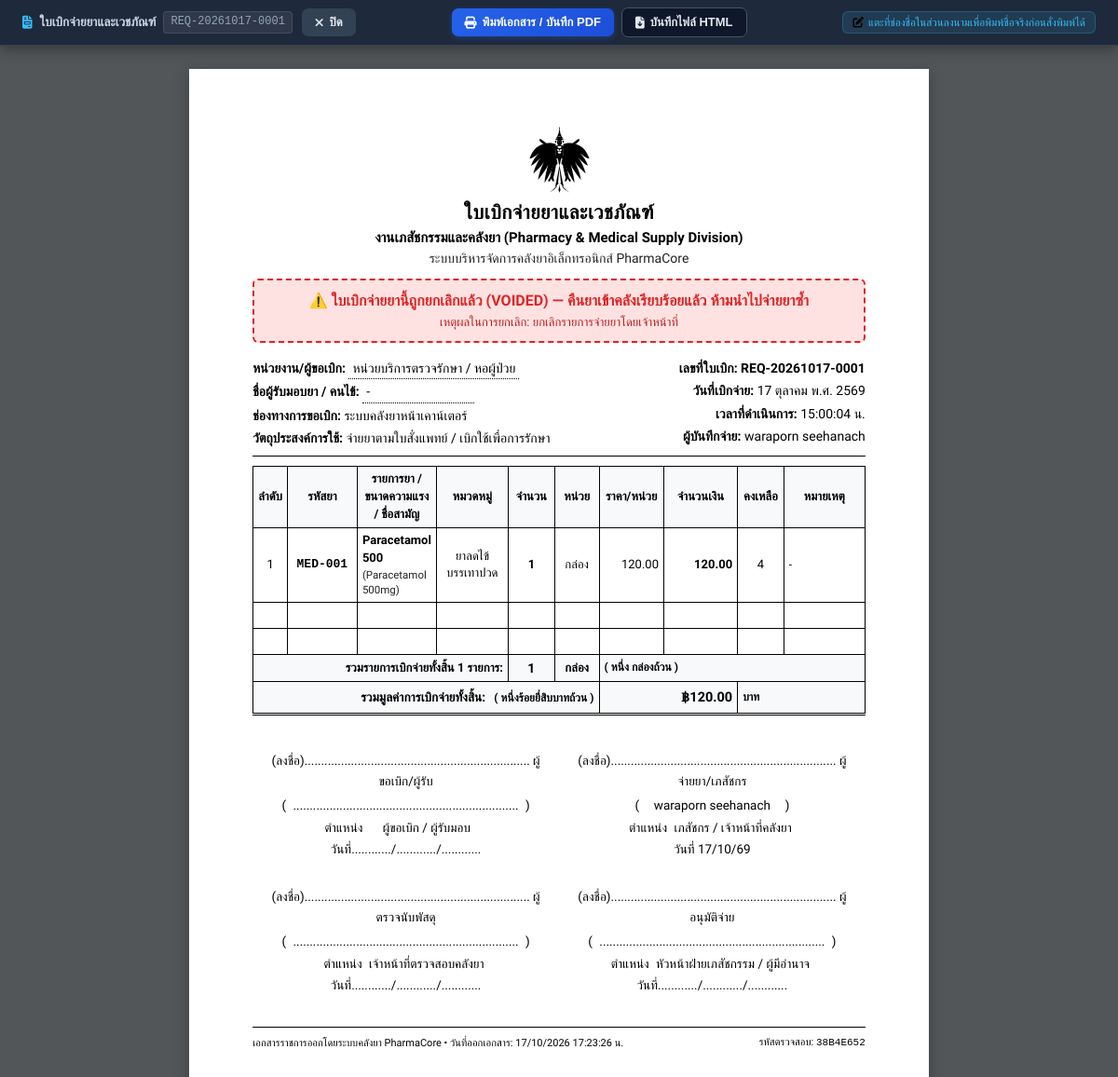
Screenshot of /api/dispense/requisition/1 (signed in) with the database file from the repository.
### tables this page shows
CREATE TABLE dispensing_logs (
                id INTEGER PRIMARY KEY AUTOINCREMENT,
                drug_id INTEGER,
                drug_code TEXT,
                drug_name TEXT NOT NULL,
                quantity INTEGER NOT NULL,
                balance_before INTEGER NOT NULL,
                balance_after INTEGER NOT NULL,
                channel TEXT DEFAULT 'WEB_MANUAL',
                dispensed_by TEXT DEFAULT 'เภสัชกร/เจ้าหน้าที่',
                patient_name TEXT,
                drive_file_id TEXT,
                drive_file_link TEXT,
                notes TEXT,
                synced_to_sheet INTEGER DEFAULT 0,
                created_at TEXT NOT NULL, is_voided INTEGER DEFAULT 0, void_reason TEXT DEFAULT '', voided_by TEXT DEFAULT '', voided_at TEXT DEFAULT '', batch_id TEXT DEFAULT '',
                FOREIGN KEY (drug_id) REFERENCES drugs (id) ON DELETE SET NULL
            );

### app.py (the view)
@app.route("/api/dispense/requisition/<int:log_id>", methods=["GET"])
@login_required
def view_single_requisition(log_id):
    log = database.get_dispensing_log_by_id(log_id)
    if not log:
        return "ไม่พบข้อมูลประวัติการตัดสต็อกสำหรับเลขที่นี้", 404
    created_at = log.get("created_at", "")
    time_str = created_at.split(" ")[1] if " " in created_at else ""
    date_str = created_at.split(" ")[0] if " " in created_at else ""
    clean_date = date_str.replace("-", "") or datetime.now().strftime("%Y%m%d")
    requisition_no = f"REQ-{clean_date}-{log['id']:04d}"
    channel_raw = log.get("channel", "WEB_MANUAL")
    channel_map = {
        "WEB_MANUAL": "ระบบคลังยาหน้าเคาน์เตอร์",
        "QR_SCAN": "สแกน QR Code / บาร์โค้ด",
        "BARCODE_SCAN": "สแกนเนอร์บาร์โค้ด",
        "LINE_TEXT": "ระบบสั่งการผ่าน LINE Bot (ข้อความ)",
        "LINE_OCR": "ระบบสั่งการผ่าน LINE Bot (รูปภาพ/OCR)",
    }
    channel_label = channel_map.get(str(channel_raw).upper(), str(channel_raw))
    dispenser_query = request.args.get("dispenser", "").strip()
    dispensed_by_raw = log.get("dispensed_by") or ""
    formal_name = dispenser_query or sanitize_formal_signatory_name(dispensed_by_raw)
    dispenser_formal_title = formal_name if formal_name else "เภสัชกร / เจ้าหน้าที่ประจำคลังยา"
    dispenser_clean_name = formal_name
    patient_raw = (log.get("patient_name") or "").strip()
    patient_name = patient_raw if patient_raw and patient_raw != "-" else "-"
    requester_dept = "หน่วยบริการตรวจรักษา / หอผู้ป่วย"
    qty = int(log.get("quantity", 0))
    unit = log.get("unit", "หน่วย")
    qty_thai = number_to_thai_text(qty) + f" {unit}ถ้วน"
    price = float(log.get("price") or 0.0)
    subtotal = qty * price
    log["price_val"] = price
    log["price_formatted"] = f"{price:,.2f}"
    log["subtotal_val"] = subtotal
    log["subtotal_formatted"] = f"{subtotal:,.2f}"
    total_price = subtotal
    total_price_formatted = f"{total_price:,.2f}"
    total_price_thai = thai_baht_text(total_price)
    print_datetime = datetime.now().strftime("%d/%m/%Y %H:%M:%S")
    ref_code = secrets.token_hex(4).upper()
    return render_template(
        "requisition_slip.html",
        requisition_no=requisition_no,
        thai_date=format_thai_date_full(created_at),
        thai_date_short=format_thai_date_short(created_at),
        time_str=time_str,
        requester_dept=requester_dept,
        patient_name=patient_name,
        channel_label=channel_label,
        purpose_text=log.get("notes") or "จ่ายยาตามใบสั่งแพทย์ / เบิกใช้เพื่อการรักษา",
        dispenser_display=dispenser_formal_title,
        dispenser_formal_title=dispenser_formal_title,
        dispenser_clean_name=dispenser_clean_name,
        requester_name=patient_name if patient_name != "-" else "",
        requester_position="ผู้ขอเบิก / ผู้รับมอบ",
        items=[log],
        total_qty=qty,
        primary_unit=unit,
        total_qty_thai=qty_thai,
        total_price=total_price,
        total_price_formatted=total_price_formatted,
        total_price_thai=total_price_thai,
        print_datetime=print_datetime,
        ref_code=ref_code,
        is_voided=bool(log.get("is_voided")),
        void_reason=log.get("void_reason", "")
    )

### templates/requisition_slip.html (shortened to what this page needs)
<!DOCTYPE html>
<html lang="th">
<head>
    <link rel="stylesheet" href="https://cdnjs.cloudflare.com/ajax/libs/font-awesome/6.4.0/css/all.min.css">
</head>
<body>
    <div class="print-toolbar no-print">
        <div class="toolbar-inner">
            <div class="toolbar-header-row">
                <div class="toolbar-title">
                    <i class="fas fa-file-invoice" style="color: #38BDF8;"></i>
                    <span>ใบเบิกจ่ายยาและเวชภัณฑ์</span>
                    <span class="toolbar-req-badge">{{ requisition_no }}</span>
                </div>
                <button type="button" class="btn-action btn-close" onclick="window.close()" title="ปิดหน้านี้">
                    <i class="fas fa-xmark"></i> <span>ปิด</span>
                </button>
            </div>
            <div class="toolbar-actions-row">
                <button type="button" class="btn-action btn-print" onclick="window.print()">
                    <i class="fas fa-print"></i> <span>พิมพ์เอกสาร / บันทึก PDF</span>
                </button>
                <button type="button" class="btn-action btn-download" onclick="saveAsHtml()">
                    <i class="fas fa-file-arrow-down"></i> <span>บันทึกไฟล์ HTML</span>
                </button>
            </div>
            <div class="toolbar-tip-row">
                <div class="toolbar-tip-badge">
                    <i class="fas fa-pen-to-square"></i> แตะที่ช่องชื่อในส่วนลงนามเพื่อพิมพ์ชื่อจริงก่อนสั่งพิมพ์ได้
                </div>
            </div>
        </div>
    </div>
    <div class="page-container" id="printableSheet">
        <div class="doc-header">
            <img src="/static/img/garuda.svg" alt="ตราครุฑ" class="garuda-logo">
            <div class="doc-title">ใบเบิกจ่ายยาและเวชภัณฑ์</div>
            <div class="doc-subtitle">งานเภสัชกรรมและคลังยา (Pharmacy & Medical Supply Division)</div>
            <div class="doc-hospital">ระบบบริหารจัดการคลังยาอิเล็กทรอนิกส์ PharmaCore</div>
        </div>
        {% if is_voided %}
        <div style="background: #FEE2E2; border: 2px dashed #DC2626; color: #DC2626; padding: 10px 16px; border-radius: 6px; text-align: center; margin-bottom: 16px; font-weight: 700; font-size: 16px;">
            ⚠️ ใบเบิกจ่ายยานี้ถูกยกเลิกแล้ว (VOIDED) — คืนยาเข้าคลังเรียบร้อยแล้ว ห้ามนำไปจ่ายยาซ้ำ
            {% if void_reason %}<div style="font-size: 13px; font-weight: 500; margin-top: 3px; color: #B91C1C;">เหตุผลในการยกเลิก: {{ void_reason }}</div>{% endif %}
        </div>
        {% endif %}
        <div class="meta-box">
            <div class="meta-col">
                <div class="meta-row">
                    <span class="meta-label">หน่วยงาน/ผู้ขอเบิก:</span>
                    <span class="meta-dots">{{ requester_dept }}</span>
                </div>
                <div class="meta-row">
                    <span class="meta-label">ชื่อผู้รับมอบยา / คนไข้:</span>
                    <span class="meta-dots">{{ patient_name }}</span>
                </div>
                <div class="meta-row">
                    <span class="meta-label">ช่องทางการขอเบิก:</span>
                    <span>{{ channel_label }}</span>
                </div>
                <div class="meta-row">
                    <span class="meta-label">วัตถุประสงค์การใช้:</span>
                    <span>{{ purpose_text }}</span>
                </div>
            </div>
            <div class="meta-col right">
                <div class="meta-row">
                    <span class="meta-label">เลขที่ใบเบิก:</span>
                    <strong>{{ requisition_no }}</strong>
                </div>
                <div class="meta-row">
                    <span class="meta-label">วันที่เบิกจ่าย:</span>
                    <span>{{ thai_date }}</span>
                </div>
                <div class="meta-row">
                    <span class="meta-label">เวลาที่ดำเนินการ:</span>
                    <span>{{ time_str }} น.</span>
                </div>
                <div class="meta-row">
                    <span class="meta-label">ผู้บันทึกจ่าย:</span>
                    <span>{{ dispenser_formal_title or dispenser_display or 'เภสัชกร / เจ้าหน้าที่ประจำคลังยา' }}</span>
                </div>
            </div>
        </div>
        <table class="items-table">
            <thead>
                <tr>
                    <th style="width: 32px;">ลำดับ</th>
                    <th style="width: 76px;">รหัสยา</th>
                    <th>รายการยา / ขนาดความแรง / ชื่อสามัญ</th>
                    <th style="width: 78px;">หมวดหมู่</th>
                    <th style="width: 50px;">จำนวน</th>
                    <th style="width: 48px;">หน่วย</th>
                    <th style="width: 70px;">ราคา/หน่วย</th>
                    <th style="width: 80px;">จำนวนเงิน</th>
                    <th style="width: 50px;">คงเหลือ</th>
                    <th style="width: 88px;">หมายเหตุ</th>
                </tr>
            </thead>
            <tbody>
                {% for item in items %}
                <tr>
                    <td class="text-center">{{ loop.index }}</td>
                    <td class="text-center" style="font-family: monospace; font-weight: 600;">{{ item.drug_code or '-' }}</td>
                    <td>
                        <strong>{{ item.drug_name }}</strong>
                        {% if item.generic_name %}
                        <div style="font-size: 11.5px; color: #222;">({{ item.generic_name }})</div>
                        {% endif %}
                    </td>
                    <td class="text-center">{{ item.category or 'ทั่วไป' }}</td>
                    <td class="text-center" style="font-weight: 700;">{{ item.quantity }}</td>
                    <td class="text-center">{{ item.unit or 'หน่วย' }}</td>
                    <td class="text-right">{{ item.price_formatted }}</td>
                    <td class="text-right" style="font-weight: 700;">{{ item.subtotal_formatted }}</td>
                    <td class="text-center">{{ item.balance_after }}</td>
                    <td style="font-size: 12px;">{{ item.notes or '-' }}</td>
                </tr>
                {% endfor %}
                {% if items|length < 3 %}
                {% for i in range(3 - items|length) %}
                <tr style="height: 28px;">
                    <td class="text-center">&nbsp;</td>
                    <td>&nbsp;</td>
                    <td>&nbsp;</td>
                    <td>&nbsp;</td>
                    <td>&nbsp;</td>
                    <td>&nbsp;</td>
                    <td>&nbsp;</td>
                    <td>&nbsp;</td>
                    <td>&nbsp;</td>
                    <td>&nbsp;</td>
                </tr>
                {% endfor %}
                {% endif %}
                <tr class="summary-row">
                    <td colspan="4" class="text-right">รวมรายการเบิกจ่ายทั้งสิ้น {{ items|length }} รายการ:</td>
                    <td class="text-center" style="font-size: 14px; font-weight: 700;">{{ total_qty }}</td>
                    <td class="text-center">{{ primary_unit }}</td>
                    <td colspan="4" class="text-left" style="font-size: 12px;">( {{ total_qty_thai }} )</td>
                </tr>
                <tr class="summary-row" style="border-top: 1.5px solid #000000; border-bottom: 3px double #000000;">
                    <td colspan="6" class="text-right" style="padding-top: 6px; padding-bottom: 6px;">
                        <span style="font-size: 13.5px; font-weight: 700;">รวมมูลค่าการเบิกจ่ายทั้งสิ้น:</span>
                        <span style="font-size: 12px; font-weight: 600; margin-left: 6px;">( {{ total_price_thai }} )</span>
                    </td>
                    <td colspan="2" class="text-right" style="font-size: 14.5px; font-weight: 800; padding-top: 6px; padding-bottom: 6px;">
                        ฿{{ total_price_formatted }}
                    </td>
                    <td colspan="2" class="text-left" style="font-size: 12px; font-weight: 700; padding-top: 6px; padding-bottom: 6px;">
                        บาท
                    </td>
                </tr>
            </tbody>
        </table>
        <div class="signatures-section">
            <table class="sig-table">
                <tr>
                    <td>
                        <div>(ลงชื่อ).................................................................... ผู้ขอเบิก/ผู้รับ</div>
                        <div style="margin-top: 4px;">( <span id="sigRequester" contenteditable="true" title="คลิกเพื่อพิมพ์ชื่อผู้ขอเบิกก่อนสั่งพิมพ์เอกสารได้" style="min-width: 150px; display: inline-block; cursor: text;">{{ requester_name or '....................................................................' }}</span> )</div>
                        <div>ตำแหน่ง <span id="sigRequesterPos" contenteditable="true" title="คลิกเพื่อแก้ไขตำแหน่ง" style="min-width: 130px; display: inline-block; cursor: text;">{{ requester_position or 'หัวหน้างาน / ผู้รับมอบ' }}</span></div>
                        <div>วันที่............/............/............</div>
                    </td>
                    <td>
                        <div>(ลงชื่อ).................................................................... ผู้จ่ายยา/เภสัชกร</div>
                        <div style="margin-top: 4px;">( <span id="sigDispenser" contenteditable="true" title="คลิกเพื่อพิมพ์ชื่อเภสัชกรก่อนสั่งพิมพ์เอกสารได้" style="min-width: 150px; display: inline-block; cursor: text;">{{ dispenser_clean_name or '....................................................................' }}</span> )</div>
                        <div>ตำแหน่ง <span id="sigDispenserPos" contenteditable="true" title="คลิกเพื่อแก้ไขตำแหน่ง" style="min-width: 130px; display: inline-block; cursor: text;">เภสัชกร / เจ้าหน้าที่คลังยา</span></div>
                        <div>วันที่ {{ thai_date_short }}</div>
                    </td>
                </tr>
                <tr>
                    <td style="padding-top: 20px;">
                        <div>(ลงชื่อ).................................................................... ผู้ตรวจนับพัสดุ</div>
                        <div style="margin-top: 4px;">( <span id="sigChecker" contenteditable="true" title="คลิกเพื่อพิมพ์ชื่อผู้ตรวจนับก่อนสั่งพิมพ์เอกสารได้" style="min-width: 150px; display: inline-block; cursor: text;">....................................................................</span> )</div>
                        <div>ตำแหน่ง <span id="sigCheckerPos" contenteditable="true" title="คลิกเพื่อแก้ไขตำแหน่ง" style="min-width: 130px; display: inline-block; cursor: text;">เจ้าหน้าที่ตรวจสอบคลังยา</span></div>
                        <div>วันที่............/............/............</div>
                    </td>
                    <td style="padding-top: 20px;">
                        <div>(ลงชื่อ).................................................................... ผู้อนุมัติจ่าย</div>
                        <div style="margin-top: 4px;">( <span id="sigApprover" contenteditable="true" title="คลิกเพื่อพิมพ์ชื่อผู้อนุมัติก่อนสั่งพิมพ์เอกสารได้" style="min-width: 150px; display: inline-block; cursor: text;">....................................................................</span> )</div>
                        <div>ตำแหน่ง <span id="sigApproverPos" contenteditable="true" title="คลิกเพื่อแก้ไขตำแหน่ง" style="min-width: 130px; display: inline-block; cursor: text;">หัวหน้าฝ่ายเภสัชกรรม / ผู้มีอำนาจ</span></div>
                        <div>วันที่............/............/............</div>
                    </td>
                </tr>
            </table>
        </div>
        <div class="doc-footer">
            <div>
                เอกสารราชการออกโดยระบบคลังยา PharmaCore • วันที่ออกเอกสาร: {{ print_datetime }} น.
            </div>
            <div>
                รหัสตรวจสอบ: <span style="font-family: monospace;">{{ ref_code }}</span>
            </div>
        </div>
    </div>
</body>
</html>

### rows the page displays
dispensing_logs: void_reason "ยกเลิกรายการจ่ายยาโดยเจ้าหน้าที่", dispensed_by "waraporn seehanach", drug_code "MED-001", drug_name "Paracetamol 500", generic_name "Paracetamol 500mg", category "ยาลดไข้ บรรเทาปวด", quantity "1", unit "กล่อง", price_formatted "120.00", subtotal_formatted "120.00", balance_after "4", notes "-"

### other values shown
{{ requisition_no }} "REQ-20261017-0001"
{{ requester_dept }} "หน่วยบริการตรวจรักษา / หอผู้ป่วย"
{{ patient_name }} "-"
{{ channel_label }} "ระบบคลังยาหน้าเคาน์เตอร์"
{{ purpose_text }} "จ่ายยาตามใบสั่งแพทย์ / เบิกใช้เพื่อการรักษา"
{{ thai_date }} "17 ตุลาคม พ.ศ. 2569"
{{ time_str }} "15:00:04"
{{ items|length }} "1"
{{ total_qty }} "1"
{{ primary_unit }} "กล่อง"
{{ total_qty_thai }} "หนึ่ง กล่องถ้วน"
{{ total_price_thai }} "หนึ่งร้อยยี่สิบบาทถ้วน"
{{ total_price_formatted }} "120.00"
{{ requester_position or 'หัวหน้างาน / ผู้รับมอบ' }} "ผู้ขอเบิก / ผู้รับมอบ"
{{ thai_date_short }} "17/10/69"
